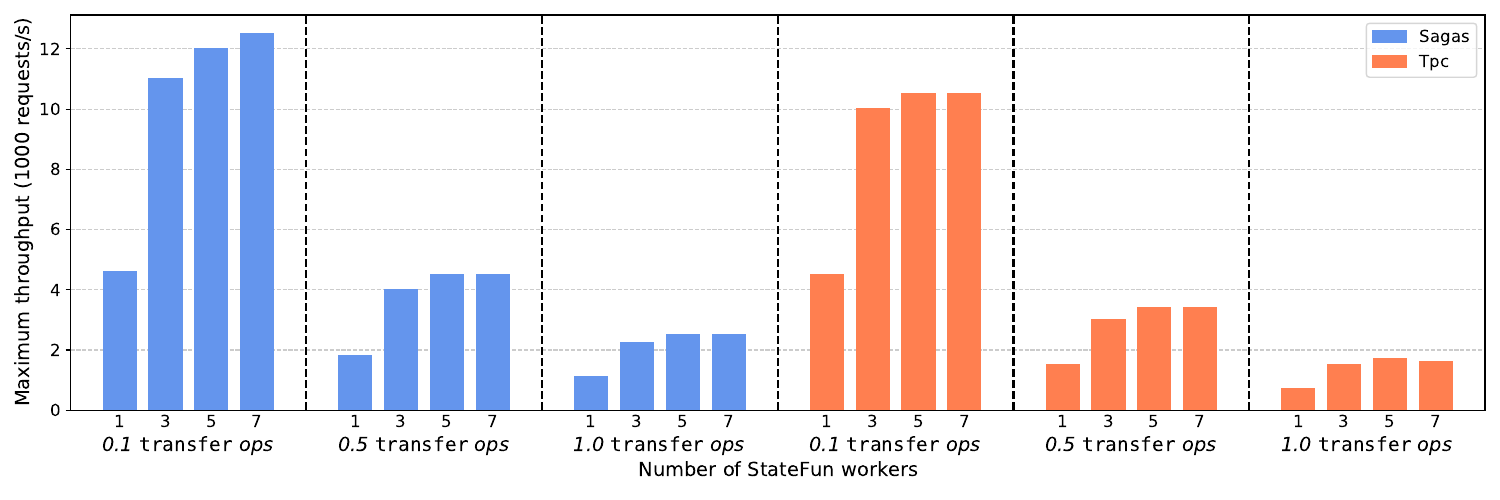

Generate this figure with Python:
from matplotlib import pyplot as plt
import numpy as np
import matplotlib.patches as patches
import matplotlib.lines as lines

WORKERS = np.array([1, 3, 5, 7])

SAGAS_01_TOTAL = np.array([4.6, 11, 12, 12.5])
SAGAS_05_TOTAL = np.array([1.8, 4, 4.5, 4.5])
SAGAS_1_TOTAL = np.array([1.1, 2.25, 2.5, 2.5])

TPC_01_TOTAL = np.array([4.5, 10, 10.5, 10.5])
TPC_05_TOTAL = np.array([1.5, 3, 3.4, 3.4])
TPC_1_TOTAL = np.array([0.7, 1.5, 1.7, 1.6])

plt.rc('axes', axisbelow=True)
plt.rcParams["figure.figsize"] = (15, 5)

### SAGAS 01
bar_width = 0.05
color_sagas = 'cornflowerblue'
color_tpc = 'coral'

all_x_ticks = []
all_x_ticks_pos = []
bold_labels = []

index = (np.arange(len(WORKERS))) * (bar_width + 0.02)
centre_indices = index + bar_width*0.5

plt.bar(index + 0.5*bar_width, SAGAS_01_TOTAL, bar_width,
edgecolor=color_sagas,
color=color_sagas)

all_x_ticks += WORKERS.tolist()
all_x_ticks_pos += centre_indices.tolist()

plt.axvline(all_x_ticks_pos[-1] + 1.5*bar_width, color='black', linestyle='--')

all_x_ticks.append("\n" r'0.1 $\tt{transfer}$ ops')
all_x_ticks_pos.append((centre_indices[1] + centre_indices[2])/2)
bold_labels.append(len(all_x_ticks) - 1)

### SAGAS 05
index = (np.arange(len(WORKERS))) * (bar_width + 0.02) + index[-1] + 3 * bar_width
centre_indices = index + bar_width*0.5

plt.bar(index + 0.5*bar_width, SAGAS_05_TOTAL, bar_width,
edgecolor=color_sagas,
color=color_sagas)

all_x_ticks += WORKERS.tolist()
all_x_ticks_pos += centre_indices.tolist()

plt.axvline(all_x_ticks_pos[-1] + 1.5*bar_width, color='black', linestyle='--')

all_x_ticks.append("\n" r'0.5 $\tt{transfer}$ ops')
all_x_ticks_pos.append((centre_indices[1] + centre_indices[2])/2)
bold_labels.append(len(all_x_ticks) - 1)

### SAGAS 1
index = (np.arange(len(WORKERS))) * (bar_width + 0.02) + index[-1] + 3 * bar_width
centre_indices = index + bar_width*0.5

plt.bar(index + 0.5*bar_width, SAGAS_1_TOTAL, bar_width,
edgecolor=color_sagas,
color=color_sagas)

all_x_ticks += WORKERS.tolist()
all_x_ticks_pos += centre_indices.tolist()

plt.axvline(all_x_ticks_pos[-1] + 1.5*bar_width, color='black', linestyle='--')

all_x_ticks.append("\n" r'1.0 $\tt{transfer}$ ops')
all_x_ticks_pos.append((centre_indices[1] + centre_indices[2])/2)
bold_labels.append(len(all_x_ticks) - 1)

### TPC 01
index = (np.arange(len(WORKERS))) * (bar_width + 0.02) + index[-1] + 3 * bar_width
centre_indices = index + bar_width*0.5

plt.bar(index + 0.5*bar_width, TPC_01_TOTAL, bar_width,
edgecolor=color_tpc,
color=color_tpc)

all_x_ticks += WORKERS.tolist()
all_x_ticks_pos += centre_indices.tolist()

plt.axvline(all_x_ticks_pos[-1] + 1.5*bar_width, color='black', linestyle='--')

all_x_ticks.append("\n" r'0.1 $\tt{transfer}$ ops')
all_x_ticks_pos.append((centre_indices[1] + centre_indices[2])/2)
bold_labels.append(len(all_x_ticks) - 1)

### TPC 05
index = (np.arange(len(WORKERS))) * (bar_width + 0.02) + index[-1] + 3 * bar_width
centre_indices = index + bar_width*0.5

plt.bar(index + 0.5*bar_width, TPC_05_TOTAL, bar_width,
edgecolor=color_tpc,
color=color_tpc)

all_x_ticks += WORKERS.tolist()
all_x_ticks_pos += centre_indices.tolist()

plt.axvline(all_x_ticks_pos[-1] + 1.5*bar_width, color='black', linestyle='--')

all_x_ticks.append("\n" r'0.5 $\tt{transfer}$ ops')
all_x_ticks_pos.append((centre_indices[1] + centre_indices[2])/2)
bold_labels.append(len(all_x_ticks) - 1)

### TPC 1
index = (np.arange(len(WORKERS))) * (bar_width + 0.02) + index[-1] + 3 * bar_width
centre_indices = index + bar_width*0.5

plt.bar(index + 0.5*bar_width, TPC_1_TOTAL, bar_width,
edgecolor=color_tpc,
color=color_tpc)

all_x_ticks += WORKERS.tolist()
all_x_ticks_pos += centre_indices.tolist()

plt.axvline(all_x_ticks_pos[-1] + 1.5*bar_width, color='black', linestyle='--')

all_x_ticks.append("\n" r'1.0 $\tt{transfer}$ ops')
all_x_ticks_pos.append((centre_indices[1] + centre_indices[2])/2)
bold_labels.append(len(all_x_ticks) - 1)

# GENERAL

plt.xlim(-bar_width, index[-1] + 2*bar_width)
plt.xticks(all_x_ticks_pos, all_x_ticks, fontsize=14)#, rotation='vertical')
# plt.xticks(all )
plt.ylabel('Maximum throughput (1000 requests/s)', fontsize=14)
plt.xlabel("Number of StateFun workers", fontsize=14)
ax = plt.gca()
plt.xticks(fontsize=12)
for l in bold_labels:
    # ax.get_xticklabels()[l].set_weight("bold")
    ax.get_xticklabels()[l].set_style("italic")
    ax.get_xticklabels()[l].set_rotation('horizontal')
    ax.get_xticklabels()[l].set_fontsize('14')
plt.yticks(fontsize=12)
plt.tick_params(axis='x', length=0)

plt.grid(axis='y', which='major', color='#CCCCCC', linestyle='--')


sagas_patch = patches.Patch(facecolor=color_sagas, edgecolor=color_sagas)
tpc_patch = patches.Patch(facecolor=color_tpc, edgecolor=color_tpc)

ax.legend([sagas_patch, tpc_patch], 
['Sagas', 'Tpc'],
loc='upper right', fontsize='12', numpoints=1)

plt.tight_layout()
plt.savefig('graphs/exp3-throughput.pdf')
plt.show()